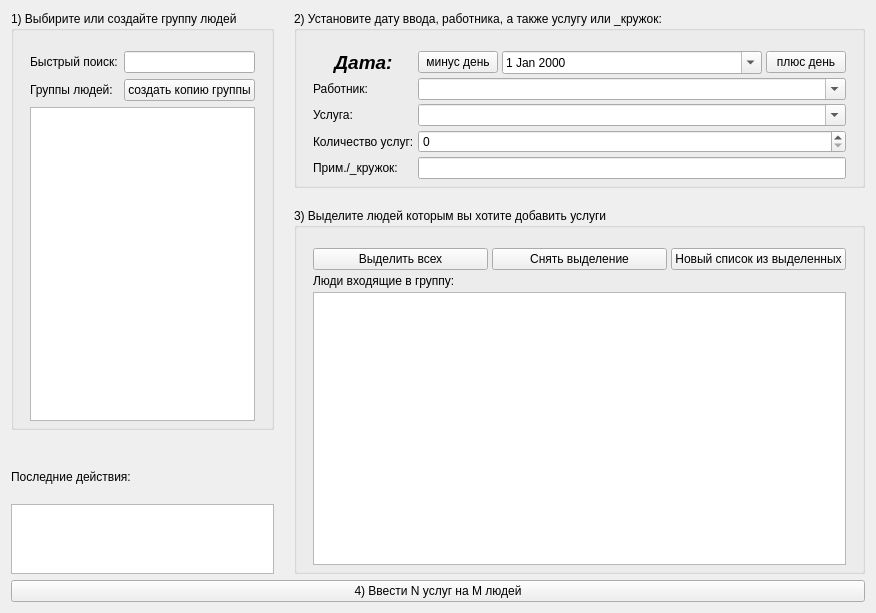
            <widget class="myQWidget" name="tab_30">
             <attribute name="title">
              <string>Ввод групповых услуг</string>
             </attribute>
             <layout class="QVBoxLayout" name="verticalLayout_27">
              <item>
               <layout class="QGridLayout" name="gridLayout_17">
                <property name="spacing">
                 <number>20</number>
                </property>
                <item row="7" column="0" colspan="2">
                 <widget class="QPlainTextEdit" name="plainTextEdit">
                  <property name="sizePolicy">
                   <sizepolicy hsizetype="Expanding" vsizetype="Preferred">
                    <horstretch>0</horstretch>
                    <verstretch>1</verstretch>
                   </sizepolicy>
                  </property>
                  <property name="readOnly">
                   <bool>true</bool>
                  </property>
                 </widget>
                </item>
                <item row="0" column="0" rowspan="5" colspan="2">
                 <widget class="QGroupBox" name="groupBox_5">
                  <property name="sizePolicy">
                   <sizepolicy hsizetype="Preferred" vsizetype="Preferred">
                    <horstretch>1</horstretch>
                    <verstretch>3</verstretch>
                   </sizepolicy>
                  </property>
                  <property name="autoFillBackground">
                   <bool>false</bool>
                  </property>
                  <property name="title">
                   <string>1) Выбирите или создайте группу людей</string>
                  </property>
                  <property name="flat">
                   <bool>false</bool>
                  </property>
                  <layout class="QGridLayout" name="gridLayout_19">
                   <property name="leftMargin">
                    <number>16</number>
                   </property>
                   <property name="topMargin">
                    <number>20</number>
                   </property>
                   <property name="rightMargin">
                    <number>16</number>
                   </property>
                   <property name="bottomMargin">
                    <number>6</number>
                   </property>
                   <property name="spacing">
                    <number>6</number>
                   </property>
                   <item row="5" column="0" colspan="2">
                    <widget class="QTableView" name="tableView_2">
                     <property name="sizePolicy">
                      <sizepolicy hsizetype="Expanding" vsizetype="Expanding">
                       <horstretch>0</horstretch>
                       <verstretch>0</verstretch>
                      </sizepolicy>
                     </property>
                    </widget>
                   </item>
                   <item row="4" column="1">
                    <widget class="QPushButton" name="pushButton_10">
                     <property name="text">
                      <string>создать копию группы</string>
                     </property>
                    </widget>
                   </item>
                   <item row="4" column="0">
                    <widget class="QLabel" name="label_8">
                     <property name="text">
                      <string>Группы людей:</string>
                     </property>
                    </widget>
                   </item>
                   <item row="3" column="1">
                    <widget class="QLineEdit" name="lineEdit"/>
                   </item>
                   <item row="3" column="0">
                    <widget class="QLabel" name="label_47">
                     <property name="text">
                      <string>Быстрый поиск:</string>
                     </property>
                    </widget>
                   </item>
                  </layout>
                 </widget>
                </item>
                <item row="1" column="2" rowspan="7" colspan="2">
                 <widget class="QGroupBox" name="groupBox_6">
                  <property name="title">
                   <string>3) Выделите людей которым вы хотите добавить услуги</string>
                  </property>
                  <layout class="QGridLayout" name="gridLayout_20">
                   <property name="leftMargin">
                    <number>16</number>
                   </property>
                   <property name="topMargin">
                    <number>20</number>
                   </property>
                   <property name="rightMargin">
                    <number>16</number>
                   </property>
                   <property name="bottomMargin">
                    <number>6</number>
                   </property>
                   <property name="spacing">
                    <number>4</number>
                   </property>
                   <item row="1" column="2">
                    <widget class="QPushButton" name="pushButton_11">
                     <property name="text">
                      <string>Новый список из выделенных</string>
                     </property>
                    </widget>
                   </item>
                   <item row="1" column="0">
                    <widget class="QPushButton" name="pushButton_8">
                     <property name="text">
                      <string>Выделить всех</string>
                     </property>
                    </widget>
                   </item>
                   <item row="3" column="0" colspan="3">
                    <widget class="QTableView" name="tableView_5"/>
                   </item>
                   <item row="1" column="1">
                    <widget class="QPushButton" name="pushButton_9">
                     <property name="text">
                      <string>Снять выделение</string>
                     </property>
                    </widget>
                   </item>
                   <item row="2" column="0">
                    <widget class="QLabel" name="label_38">
                     <property name="text">
                      <string>Люди входящие в группу:</string>
                     </property>
                    </widget>
                   </item>
                  </layout>
                 </widget>
                </item>
                <item row="0" column="2" colspan="2">
                 <widget class="QGroupBox" name="groupBox_4">
                  <property name="sizePolicy">
                   <sizepolicy hsizetype="Preferred" vsizetype="Preferred">
                    <horstretch>3</horstretch>
                    <verstretch>0</verstretch>
                   </sizepolicy>
                  </property>
                  <property name="title">
                   <string>2) Установите дату ввода, работника, а также услугу или _кружок:
                                           </string>
                  </property>
                  <layout class="QGridLayout" name="gridLayout_21">
                   <property name="leftMargin">
                    <number>16</number>
                   </property>
                   <property name="topMargin">
                    <number>20</number>
                   </property>
                   <property name="rightMargin">
                    <number>16</number>
                   </property>
                   <property name="bottomMargin">
                    <number>6</number>
                   </property>
                   <property name="spacing">
                    <number>4</number>
                   </property>
                   <item row="4" column="1">
                    <widget class="QSpinBox" name="qleAmount_2">
                     <property name="maximum">
                      <number>152</number>
                     </property>
                    </widget>
                   </item>
                   <item row="4" column="0">
                    <widget class="QLabel" name="label_42">
                     <property name="text">
                      <string>Количество услуг:</string>
                     </property>
                    </widget>
                   </item>
                   <item row="3" column="0">
                    <widget class="QLabel" name="label_39">
                     <property name="text">
                      <string>Услуга:</string>
                     </property>
                    </widget>
                   </item>
                   <item row="5" column="0">
                    <widget class="QLabel" name="label_45">
                     <property name="text">
                      <string>Прим./_кружок:</string>
                     </property>
                    </widget>
                   </item>
                   <item row="2" column="1">
                    <widget class="QComboBox" name="comboServ_2">
                     <property name="sizePolicy">
                      <sizepolicy hsizetype="Expanding" vsizetype="Fixed">
                       <horstretch>0</horstretch>
                       <verstretch>0</verstretch>
                      </sizepolicy>
                     </property>
                     <property name="inputMethodHints">
                      <set>Qt::ImhNone</set>
                     </property>
                     <property name="editable">
                      <bool>true</bool>
                     </property>
                     <property name="maxVisibleItems">
                      <number>15</number>
                     </property>
                    </widget>
                   </item>
                   <item row="2" column="0">
                    <widget class="QLabel" name="label_44">
                     <property name="text">
                      <string>Работник:</string>
                     </property>
                    </widget>
                   </item>
                   <item row="5" column="1">
                    <widget class="QLineEdit" name="qleNote_2">
                     <property name="readOnly">
                      <bool>true</bool>
                     </property>
                    </widget>
                   </item>
                   <item row="3" column="1">
                    <widget class="QComboBox" name="comboW_2">
                     <property name="enabled">
                      <bool>true</bool>
                     </property>
                     <property name="sizePolicy">
                      <sizepolicy hsizetype="Expanding" vsizetype="Fixed">
                       <horstretch>0</horstretch>
                       <verstretch>0</verstretch>
                      </sizepolicy>
                     </property>
                     <property name="editable">
                      <bool>true</bool>
                     </property>
                     <property name="maxVisibleItems">
                      <number>15</number>
                     </property>
                    </widget>
                   </item>
                   <item row="1" column="0">
                    <widget class="QLabel" name="label_46">
                     <property name="font">
                      <font>
                       <pointsize>14</pointsize>
                       <weight>75</weight>
                       <italic>true</italic>
                       <bold>true</bold>
                      </font>
                     </property>
                     <property name="text">
                      <string>Дата:</string>
                     </property>
                     <property name="alignment">
                      <set>Qt::AlignCenter</set>
                     </property>
                    </widget>
                   </item>
                   <item row="1" column="1">
                    <layout class="QHBoxLayout" name="horizontalLayout_12">
                     <item>
                      <widget class="QPushButton" name="btn_qle_date_2">
                       <property name="sizePolicy">
                        <sizepolicy hsizetype="Fixed" vsizetype="Fixed">
                         <horstretch>0</horstretch>
                         <verstretch>0</verstretch>
                        </sizepolicy>
                       </property>
                       <property name="text">
                        <string>минус день</string>
                       </property>
                      </widget>
                     </item>
                     <item>
                      <widget class="QDateEdit" name="qle_date_2">
                       <property name="calendarPopup">
                        <bool>true</bool>
                       </property>
                      </widget>
                     </item>
                     <item>
                      <widget class="QPushButton" name="btn_qle_date_p1_2">
                       <property name="sizePolicy">
                        <sizepolicy hsizetype="Fixed" vsizetype="Fixed">
                         <horstretch>0</horstretch>
                         <verstretch>0</verstretch>
                        </sizepolicy>
                       </property>
                       <property name="text">
                        <string>плюс день</string>
                       </property>
                      </widget>
                     </item>
                    </layout>
                   </item>
                  </layout>
                 </widget>
                </item>
                <item row="6" column="0">
                 <widget class="QLabel" name="label_48">
                  <property name="text">
                   <string>Последние действия:</string>
                  </property>
                 </widget>
                </item>
               </layout>
              </item>
              <item>
               <widget class="QPushButton" name="pushButton_12">
                <property name="text">
                 <string>4) Ввести N услуг на M людей</string>
                </property>
               </widget>
              </item>
             </layout>
            </widget>
